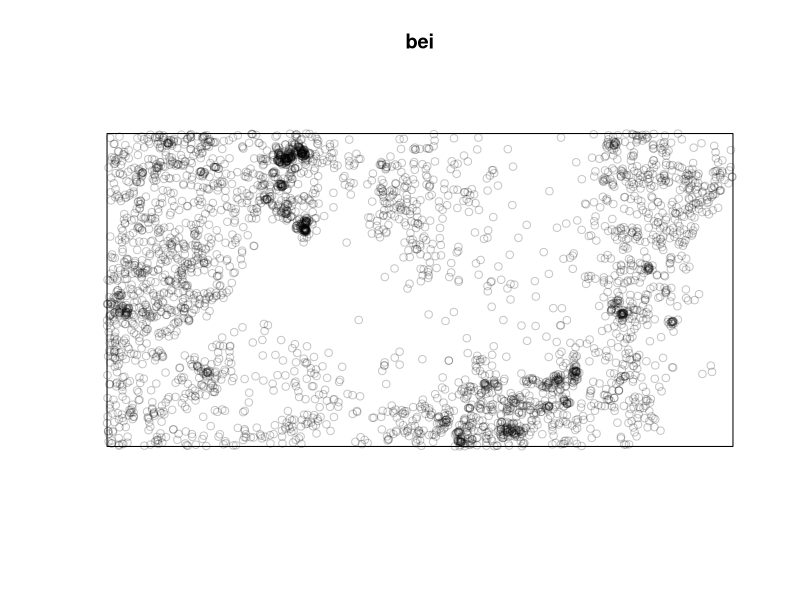
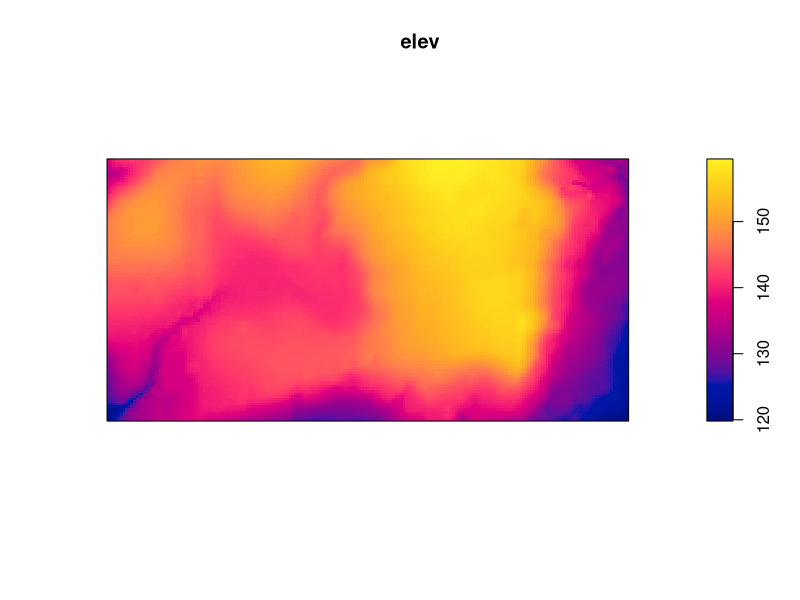
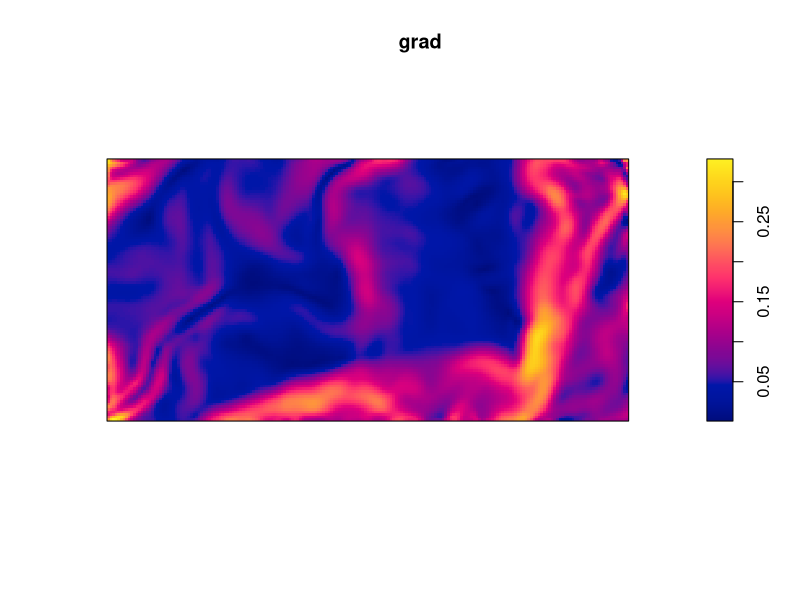
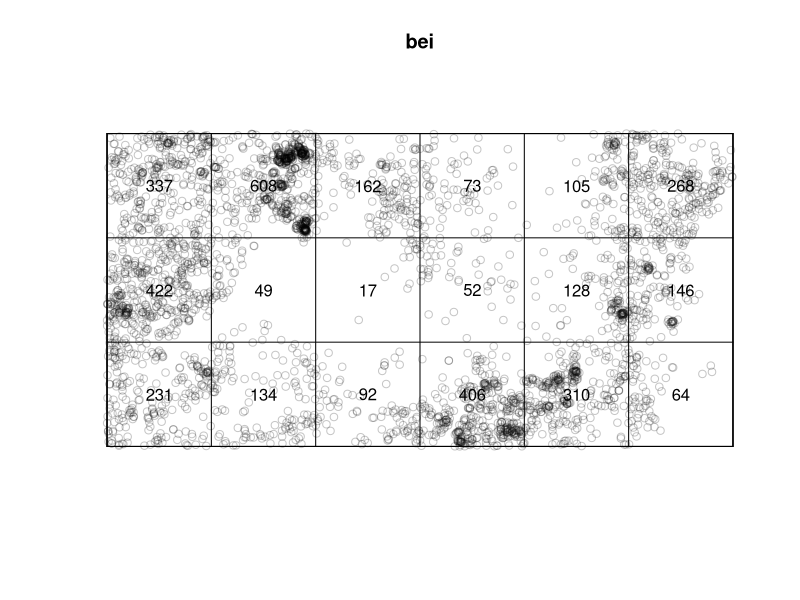
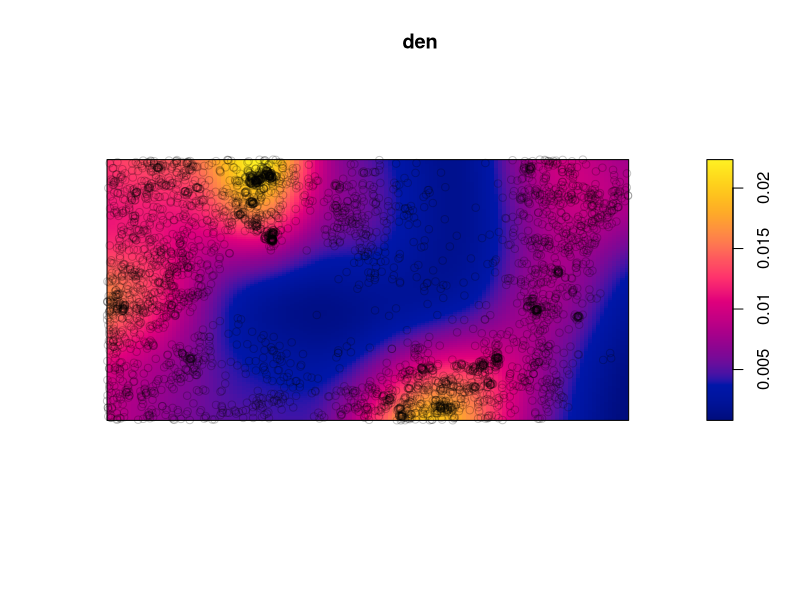
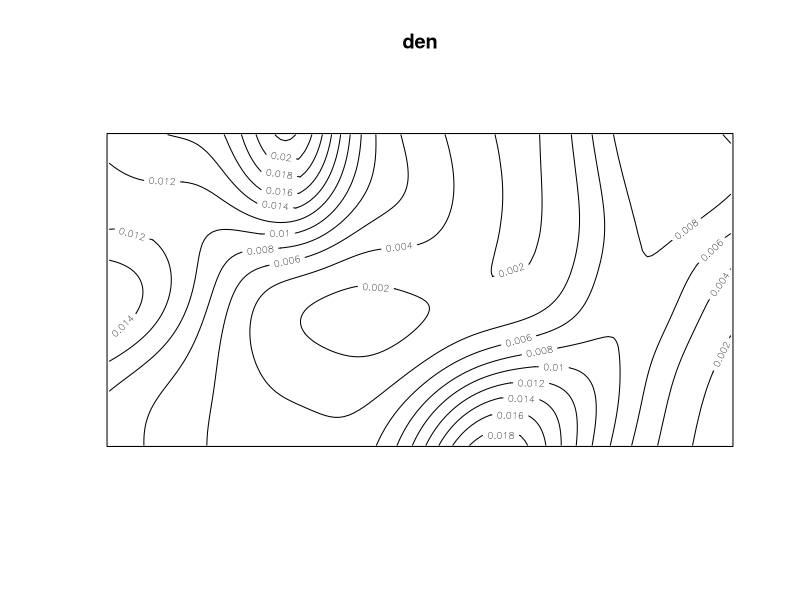
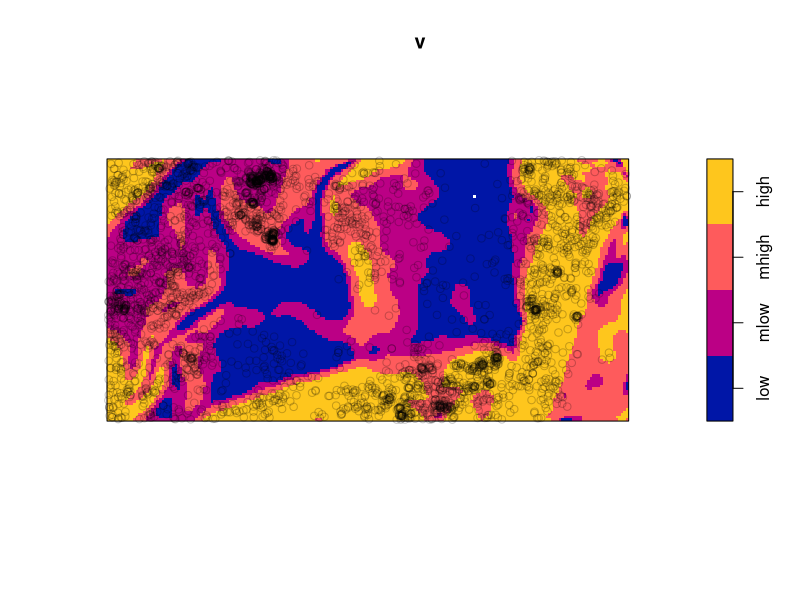
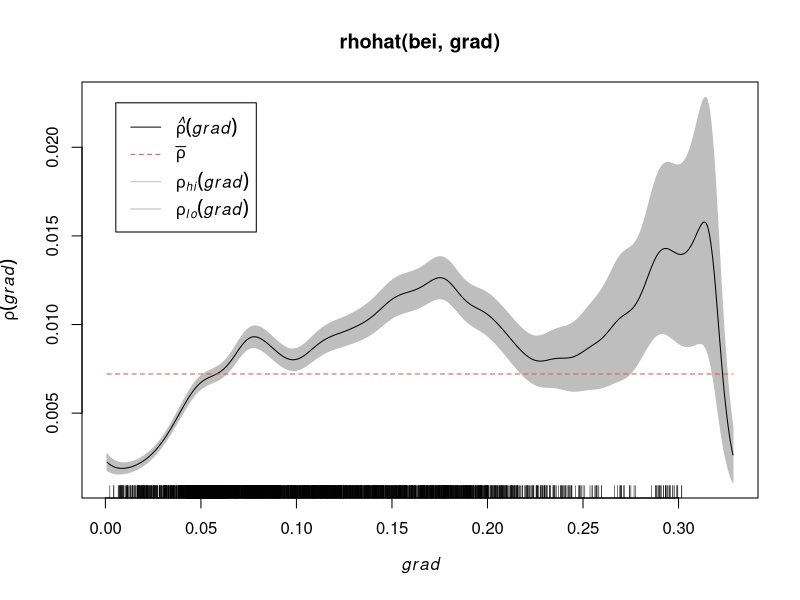

Recreate these plots in R, in order.
## ---- chunk 1
library(spatstat)

data(bei)

plot(bei)

elev <- bei.extra$elev
grad <- bei.extra$grad
plot(elev)
plot(grad)
q <- quadratcount(bei, nx=6,ny=3)
plot(bei)
plot(q, add=T)

den <- density.ppp(bei, sigma=70, kernel="gaussian")
plot(den)
plot(bei,add=T)

contour(den)

b <- quantile(grad, probs=(0:4)/4)
gradcut <- cut(grad, breaks=b, labels=c('low','mlow','mhigh','high'))
v <- tess(image=gradcut)
plot(v)
plot(bei, add=T)
qb <- quadratcount(bei, tess=v)
plot(rhohat(bei,grad))
plot(rhohat(bei,elev))
plot(cdf.test(bei,grad,test="ks"))
plot(cdf.test(bei,elev,test="ks"))

null <- ppm(bei)
grd <- ppm(bei ~ grad)
elv <- ppm(bei ~ elev)  
grd.elv <- ppm(bei ~ elev * grad)
grd_elv <- ppm(bei ~ elev + grad)

aic <- matrix(ncol=2, nrow=5)
aic[,1] <- c("null","grd","elv","grd.elv","grd_elv")
aic[,2] <- c(AIC(null),AIC(grd),AIC(elv),AIC(grd.elv),AIC(grd_elv))

aic

aic[aic[,2]==min(aic[,2]),]

diagnose.ppm(grd.elv)

pred <- predict(grd.elv, se=T)
